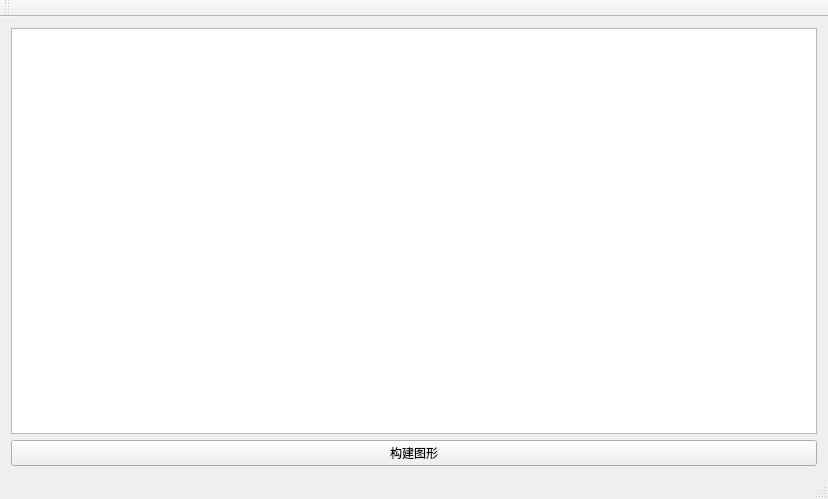
<?xml version="1.0" encoding="UTF-8"?>
<ui version="4.0">
 <class>MainWindow</class>
 <widget class="QMainWindow" name="MainWindow">
  <property name="geometry">
   <rect>
    <x>0</x>
    <y>0</y>
    <width>828</width>
    <height>499</height>
   </rect>
  </property>
  <property name="windowTitle">
   <string>MainWindow</string>
  </property>
  <widget class="QWidget" name="centralWidget">
   <layout class="QVBoxLayout" name="verticalLayout">
    <item>
     <widget class="QChartView" name="chartViewPie"/>
    </item>
    <item>
     <widget class="QPushButton" name="pushButton">
      <property name="text">
       <string>构建图形</string>
      </property>
     </widget>
    </item>
   </layout>
  </widget>
  <widget class="QMenuBar" name="menuBar">
   <property name="geometry">
    <rect>
     <x>0</x>
     <y>0</y>
     <width>828</width>
     <height>22</height>
    </rect>
   </property>
  </widget>
  <widget class="QToolBar" name="mainToolBar">
   <attribute name="toolBarArea">
    <enum>TopToolBarArea</enum>
   </attribute>
   <attribute name="toolBarBreak">
    <bool>false</bool>
   </attribute>
  </widget>
  <widget class="QStatusBar" name="statusBar"/>
 </widget>
 <layoutdefault spacing="6" margin="11"/>
 <customwidgets>
  <customwidget>
   <class>QChartView</class>
   <extends>QGraphicsView</extends>
   <header>qchartview.h</header>
  </customwidget>
 </customwidgets>
 <resources/>
 <connections/>
</ui>
